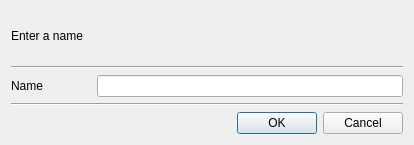
<?xml version="1.0" encoding="UTF-8"?>
<ui version="4.0">
 <class>NameDlg</class>
 <widget class="QDialog" name="NameDlg">
  <property name="geometry">
   <rect>
    <x>0</x>
    <y>0</y>
    <width>414</width>
    <height>145</height>
   </rect>
  </property>
  <property name="windowTitle">
   <string>Dialog</string>
  </property>
  <layout class="QVBoxLayout" name="verticalLayout">
   <item>
    <widget class="QLabel" name="label">
     <property name="text">
      <string>Enter a name</string>
     </property>
    </widget>
   </item>
   <item>
    <widget class="Line" name="line_2">
     <property name="orientation">
      <enum>Qt::Horizontal</enum>
     </property>
    </widget>
   </item>
   <item>
    <layout class="QGridLayout" name="gridLayout">
     <item row="0" column="0">
      <widget class="QLabel" name="label_2">
       <property name="minimumSize">
        <size>
         <width>80</width>
         <height>0</height>
        </size>
       </property>
       <property name="text">
        <string>Name</string>
       </property>
      </widget>
     </item>
     <item row="0" column="1">
      <widget class="QLineEdit" name="mNameText">
       <property name="minimumSize">
        <size>
         <width>300</width>
         <height>0</height>
        </size>
       </property>
      </widget>
     </item>
    </layout>
   </item>
   <item>
    <widget class="Line" name="line">
     <property name="orientation">
      <enum>Qt::Horizontal</enum>
     </property>
    </widget>
   </item>
   <item>
    <layout class="QGridLayout" name="gridLayout_2">
     <item row="0" column="1">
      <widget class="QPushButton" name="mOKBtn">
       <property name="text">
        <string>OK</string>
       </property>
      </widget>
     </item>
     <item row="0" column="2">
      <widget class="QPushButton" name="mCancelBtn">
       <property name="text">
        <string>Cancel</string>
       </property>
      </widget>
     </item>
     <item row="0" column="0">
      <spacer name="horizontalSpacer">
       <property name="orientation">
        <enum>Qt::Horizontal</enum>
       </property>
       <property name="sizeHint" stdset="0">
        <size>
         <width>40</width>
         <height>20</height>
        </size>
       </property>
      </spacer>
     </item>
    </layout>
   </item>
  </layout>
 </widget>
 <resources/>
 <connections/>
</ui>
